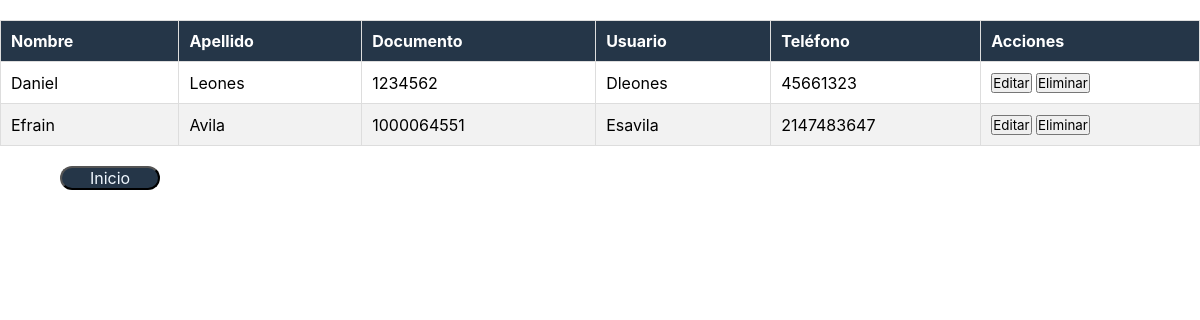
The app's page /views/mostrarClientes.php with its own data.
### tables this page shows
CREATE TABLE `clientes` (
  `id` int(11) NOT NULL,
  `nombre` varchar(250) NOT NULL,
  `apellido` varchar(250) NOT NULL,
  `documento` varchar(250) NOT NULL,
  `usuario` varchar(250) NOT NULL,
  `clave` varchar(250) NOT NULL,
  `telefono` int(11) NOT NULL
);

### class/clientes.php (called while the page is built, shortened)
<?php
class Cliente{
    public static function mostrar(){
        $conexion = new Conexion();
        $consulta = $conexion -> prepare('SELECT id, nombre, apellido, documento, usuario, clave, telefono FROM ' . self::TABLA . ' ORDER BY id');
        $consulta -> execute();
        $registros = $consulta -> fetchAll();
        return $registros;
    }
}

### views/mostrarClientes.php (the view, shortened to what this page needs)
<?php
require_once '../class/clientes.php';
$cliente = Cliente::mostrar();
?>
<!DOCTYPE html>
<html lang="es">
<head>
    <link rel="stylesheet" href="../assets/css/styles.css">
    <link rel="stylesheet" href="https://cdn.datatables.net/1.13.7/css/jquery.dataTables.min.css">
</head>
<body>
    <?php if (empty($cliente)): ?>
        <p>No hay clientes registrados.</p>
    <?php else: ?>
        <table id="example" class="display" style="width:100%">
            <thead>
                <tr>
                    <th>Nombre</th>
                    <th>Apellido</th>
                    <th>Documento</th>
                    <th>Usuario</th>
                    <th>Teléfono</th>
                    <th>Acciones</th>
                </tr>
            </thead>
            <tbody>
                <?php foreach ($cliente as $item): ?>
                    <tr>
                        <td><?php echo $item['nombre']; ?></td>
                        <td><?php echo $item['apellido']; ?></td>
                        <td><?php echo $item['documento']; ?></td>
                        <td><?php echo $item['usuario']; ?></td>
                        <td><?php echo $item['telefono']; ?></td>
                        <td>
                            <button onclick="editarCliente(<?php echo $item['id']; ?>)">Editar</button>
                            <button id="btnEliminar" onclick="eliminarCliente(<?php echo $item['id']; ?>)">Eliminar</button>
                        </td>
                    </tr>
                <?php endforeach; ?>
            </tbody>
        </table>
    <?php endif; ?>
    <button class="btn" onclick="window.location.href='../pages/menuprincipal.html'">Inicio</button>
</body>
</html>

### assets/css/styles.css (style rules this page uses)
* { margin: 0%; padding: 0%; font-family: Inter; }
.btn { color: aliceblue; background: #253648; border-radius: 80px; width: 100px; font-size: 16px; justify-content: center; margin-left: 5%; }
table { width: 80%; margin: 20px auto; border-collapse: collapse; }
th, td { padding: 10px; border: 1px solid #ddd; text-align: left; }
th { background-color: #253648; color: #fff; }
tbody tr:nth-child(even) { background-color: #f2f2f2; }

### records on screen
clientes: nombre "Daniel", apellido "Leones", documento "1234562", usuario "Dleones", telefono "45661323"
clientes: nombre "Efrain", apellido "Avila", documento "1000064551", usuario "Esavila", telefono "2147483647"
